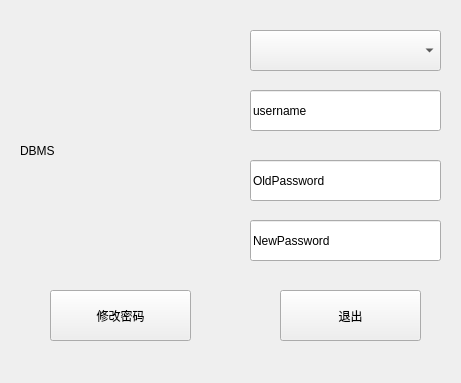
<?xml version="1.0" encoding="UTF-8"?>
<ui version="4.0">
 <class>resetpassword</class>
 <widget class="QWidget" name="resetpassword">
  <property name="geometry">
   <rect>
    <x>0</x>
    <y>0</y>
    <width>461</width>
    <height>383</height>
   </rect>
  </property>
  <property name="windowTitle">
   <string>resetpassword</string>
  </property>
  <property name="styleSheet">
   <string notr="true">font: 10pt &quot;方正粗黑宋简体&quot;;</string>
  </property>
  <widget class="QComboBox" name="dbName">
   <property name="geometry">
    <rect>
     <x>250</x>
     <y>30</y>
     <width>191</width>
     <height>41</height>
    </rect>
   </property>
  </widget>
  <widget class="QLineEdit" name="userName">
   <property name="geometry">
    <rect>
     <x>250</x>
     <y>90</y>
     <width>191</width>
     <height>41</height>
    </rect>
   </property>
   <property name="text">
    <string>username</string>
   </property>
  </widget>
  <widget class="QLineEdit" name="passWord">
   <property name="geometry">
    <rect>
     <x>250</x>
     <y>160</y>
     <width>191</width>
     <height>41</height>
    </rect>
   </property>
   <property name="text">
    <string>OldPassword</string>
   </property>
  </widget>
  <widget class="QLineEdit" name="passWord_2">
   <property name="geometry">
    <rect>
     <x>250</x>
     <y>220</y>
     <width>191</width>
     <height>41</height>
    </rect>
   </property>
   <property name="text">
    <string>NewPassword</string>
   </property>
  </widget>
  <widget class="QPushButton" name="modifyButton">
   <property name="geometry">
    <rect>
     <x>50</x>
     <y>290</y>
     <width>141</width>
     <height>51</height>
    </rect>
   </property>
   <property name="text">
    <string>修改密码</string>
   </property>
  </widget>
  <widget class="QPushButton" name="exitButton">
   <property name="geometry">
    <rect>
     <x>280</x>
     <y>290</y>
     <width>141</width>
     <height>51</height>
    </rect>
   </property>
   <property name="text">
    <string>退出</string>
   </property>
  </widget>
  <widget class="QLabel" name="label">
   <property name="geometry">
    <rect>
     <x>20</x>
     <y>50</y>
     <width>221</width>
     <height>201</height>
    </rect>
   </property>
   <property name="styleSheet">
    <string notr="true">font: 40pt &quot;华文隶书&quot;;</string>
   </property>
   <property name="text">
    <string>DBMS</string>
   </property>
  </widget>
 </widget>
 <resources/>
 <connections/>
</ui>
